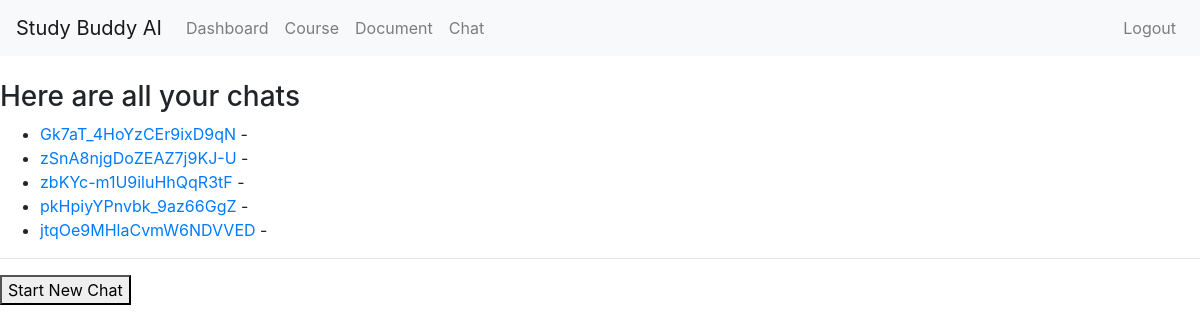
The app's page /chat (signed in), older data.
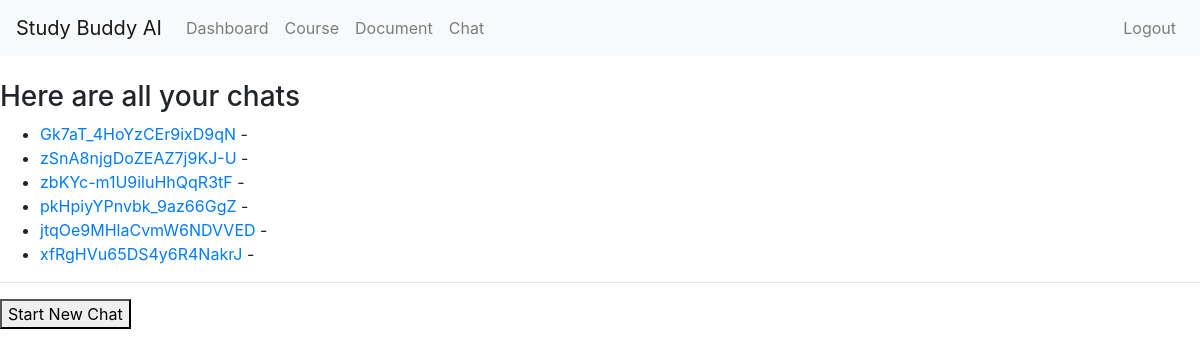
The same page, newer data.
### chat/models.py (models this page shows, shortened)
class Chat(models.Model):
    id = models.CharField(primary_key=True, default=generate, editable=False)
    user = models.ForeignKey('auth.User', on_delete=models.CASCADE)
    title = models.CharField(max_length=50, null=True, blank=True)
    created_at = models.DateTimeField(auto_now_add=True)

### chat/views.py (the view)
# urls.py: path('', views.chat, name='chat'),
@login_required
def chat(request):
    chats = Chat.objects.filter(user=request.user)
    courses = Course.objects.filter(user=request.user)
    context = {
        'chats': chats,
        'courses': courses,
    }
    return render(request, 'chat.html', context)

### templates/chat.html (shortened to what this page needs)
{% extends 'base.html' %}
{% block content %}
<h3>Here are all your chats</h3>
<ul>
    {% for chat in chats %}
      <li><a href="/chat/{{ chat.id }}">{{ chat.id }}</a> - {{ chat.document.course.name }}</li>
    {% empty %}
      <li>No chat found.</li>
    {% endfor %}
</ul>
<hr>
<form method="post" action="{% url 'create_chat' %}" enctype="multipart/form-data">
    <div class="form-group">
        <button type="submit">Start New Chat</button>
    </div>
</form>
{% endblock %}

Row changes from the older to the newer data that the page shows:
added Chat: id "xfRgHVu65DS4y6R4NakrJ"
